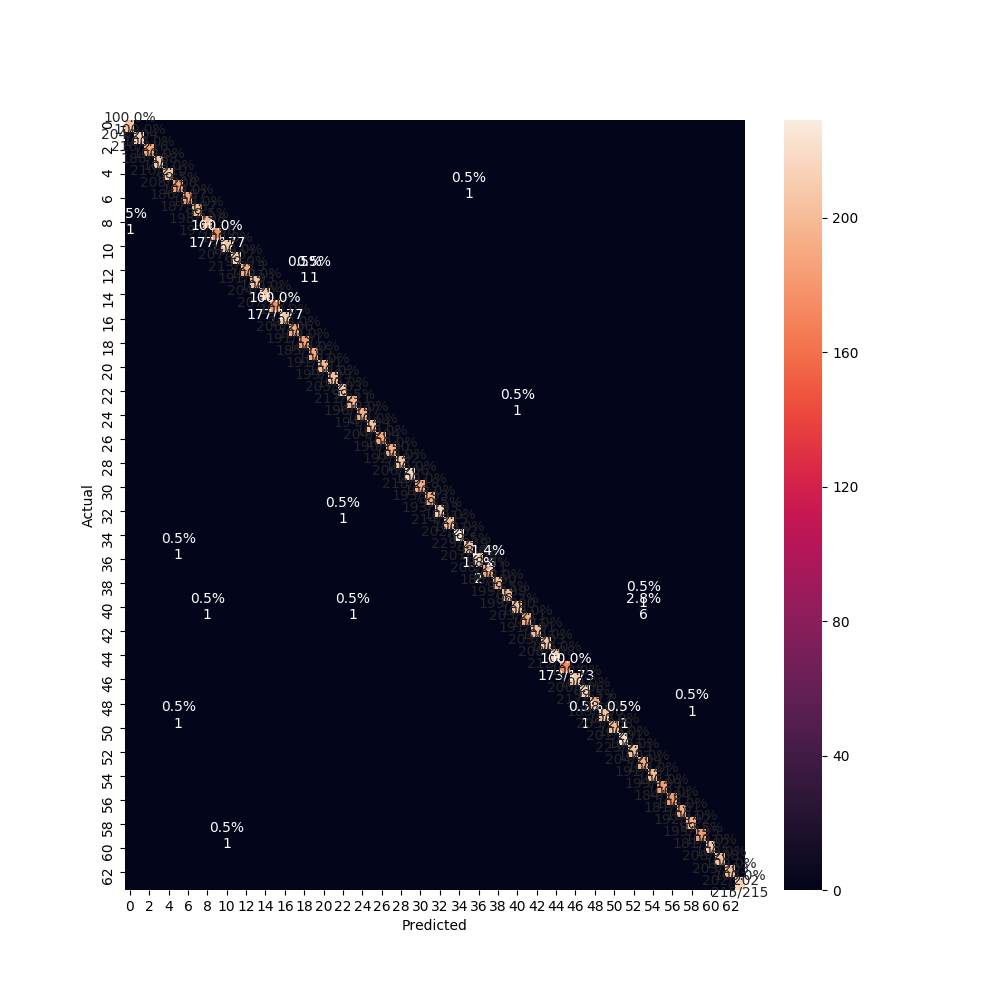

Recreate this plot in Python.
from sklearn import metrics
#from load_img import test_images,test_labels
from keras.models import load_model
import pickle
import numpy as np
from keras.utils import np_utils
import pandas as pd
import matplotlib.pyplot as plt
import seaborn as sns
from gestures import get_pred_text



def cm_analysis(y_true, y_pred, ymap=None, figsize=(10,10)):
    """
    Generate matrix plot of confusion matrix with pretty annotations.
    The plot image is saved to disk.
    args:
      y_true:    true label of the data, with shape (nsamples,)
      y_pred:    prediction of the data, with shape (nsamples,)
      filename:  filename of figure file to save
      labels:    string array, name the order of class labels in the confusion matrix.
                 use `clf.classes_` if using scikit-learn models.
                 with shape (nclass,).
      ymap:      dict: any -> string, length == nclass.
                 if not None, map the labels & ys to more understandable strings.
                 Caution: original y_true, y_pred and labels must align.
      figsize:   the size of the figure plotted.
    """
    labels = []
    if ymap is not None:
        y_pred = [ymap[yi] for yi in y_pred]
        y_true = [ymap[yi] for yi in y_true]
    else:
        for i in range(0,63):
            labels.append(get_pred_text(i))
        #for yt in zip(y_true,y_pred):
        #    y_true = get_pred_text(yt)
        #    y_pred = get_pred_text(yp)
    cm = metrics.confusion_matrix(y_true, y_pred)
    cm_sum = np.sum(cm, axis=1, keepdims=True)
    cm_perc = cm / cm_sum.astype(float) * 100
    annot = np.empty_like(cm).astype(str)
    nrows, ncols = cm.shape
    for i in range(nrows):
        for j in range(ncols):
            c = cm[i, j]
            p = cm_perc[i, j]
            if i == j:
                s = cm_sum[i]
                annot[i, j] = '%.1f%%\n%d/%d' % (p, c, s)
            elif c == 0:
                annot[i, j] = ''
            else:
                annot[i, j] = '%.1f%%\n%d' % (p, c)
    cm = pd.DataFrame(cm)
    cm.index.name = 'Actual'
    cm.columns.name = 'Predicted'
    fig, ax = plt.subplots(figsize=figsize)
    sns.heatmap(cm, annot=annot, fmt='', ax=ax)
    plt.savefig('confusion_matrix')
    plt.show()



model = load_model('cnn_model.h5')
with open("test_images", "rb") as f:
    test_images = np.array(pickle.load(f))
with open("test_labels", "rb") as f:
    test_labels = np.array(pickle.load(f), dtype=np.int32)

test_images = np.reshape(test_images, (test_images.shape[0], 50, 50, 1))
test_labels = np_utils.to_categorical(test_labels)

predicted = model.predict(test_images)
predicted = np.argmax(predicted, axis=1)
#print (predicted.shape)
expected = np.argmax(test_labels, axis = 1)
#confusion_matrix = metrics.confusion_matrix(expected, predicted)
#print(confusion_matrix)

cm_analysis(expected, predicted, ymap=None, figsize=(10,10))